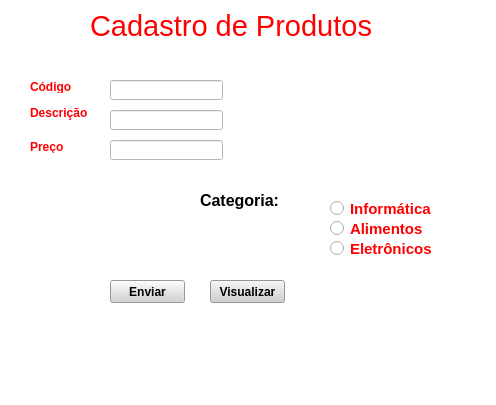
<?xml version="1.0" encoding="UTF-8"?>
<ui version="4.0">
 <class>MainWindow</class>
 <widget class="QMainWindow" name="MainWindow">
  <property name="geometry">
   <rect>
    <x>0</x>
    <y>0</y>
    <width>496</width>
    <height>405</height>
   </rect>
  </property>
  <property name="windowTitle">
   <string>MainWindow</string>
  </property>
  <property name="styleSheet">
   <string notr="true">background-color: rgb(255, 255, 255);</string>
  </property>
  <widget class="QWidget" name="centralwidget">
   <widget class="QLabel" name="label">
    <property name="geometry">
     <rect>
      <x>90</x>
      <y>10</y>
      <width>291</width>
      <height>31</height>
     </rect>
    </property>
    <property name="font">
     <font>
      <pointsize>22</pointsize>
     </font>
    </property>
    <property name="styleSheet">
     <string notr="true">color: rgb(255, 0, 0);</string>
    </property>
    <property name="text">
     <string>Cadastro de Produtos</string>
    </property>
   </widget>
   <widget class="QLabel" name="label_2">
    <property name="geometry">
     <rect>
      <x>30</x>
      <y>80</y>
      <width>47</width>
      <height>13</height>
     </rect>
    </property>
    <property name="font">
     <font>
      <weight>75</weight>
      <bold>true</bold>
     </font>
    </property>
    <property name="styleSheet">
     <string notr="true">color: rgb(255, 0, 0);</string>
    </property>
    <property name="text">
     <string>Código</string>
    </property>
   </widget>
   <widget class="QLabel" name="label_3">
    <property name="geometry">
     <rect>
      <x>30</x>
      <y>103</y>
      <width>61</width>
      <height>20</height>
     </rect>
    </property>
    <property name="font">
     <font>
      <weight>75</weight>
      <bold>true</bold>
     </font>
    </property>
    <property name="styleSheet">
     <string notr="true">color: rgb(255, 0, 0);</string>
    </property>
    <property name="text">
     <string>Descrição</string>
    </property>
   </widget>
   <widget class="QLabel" name="label_4">
    <property name="geometry">
     <rect>
      <x>30</x>
      <y>140</y>
      <width>47</width>
      <height>13</height>
     </rect>
    </property>
    <property name="font">
     <font>
      <weight>75</weight>
      <bold>true</bold>
     </font>
    </property>
    <property name="styleSheet">
     <string notr="true">color: rgb(255, 0, 0);</string>
    </property>
    <property name="text">
     <string>Preço</string>
    </property>
   </widget>
   <widget class="QLineEdit" name="lineEdit">
    <property name="geometry">
     <rect>
      <x>110</x>
      <y>80</y>
      <width>113</width>
      <height>20</height>
     </rect>
    </property>
   </widget>
   <widget class="QLineEdit" name="lineEdit_2">
    <property name="geometry">
     <rect>
      <x>110</x>
      <y>110</y>
      <width>113</width>
      <height>20</height>
     </rect>
    </property>
   </widget>
   <widget class="QLineEdit" name="lineEdit_3">
    <property name="geometry">
     <rect>
      <x>110</x>
      <y>140</y>
      <width>113</width>
      <height>20</height>
     </rect>
    </property>
   </widget>
   <widget class="QRadioButton" name="radioButton">
    <property name="geometry">
     <rect>
      <x>330</x>
      <y>200</y>
      <width>111</width>
      <height>17</height>
     </rect>
    </property>
    <property name="font">
     <font>
      <pointsize>11</pointsize>
      <weight>75</weight>
      <bold>true</bold>
     </font>
    </property>
    <property name="styleSheet">
     <string notr="true">color: rgb(255, 0, 0);</string>
    </property>
    <property name="text">
     <string>Informática</string>
    </property>
   </widget>
   <widget class="QRadioButton" name="radioButton_2">
    <property name="geometry">
     <rect>
      <x>330</x>
      <y>220</y>
      <width>111</width>
      <height>17</height>
     </rect>
    </property>
    <property name="font">
     <font>
      <pointsize>11</pointsize>
      <weight>75</weight>
      <bold>true</bold>
     </font>
    </property>
    <property name="styleSheet">
     <string notr="true">color: rgb(255, 0, 0);</string>
    </property>
    <property name="text">
     <string>Alimentos</string>
    </property>
   </widget>
   <widget class="QRadioButton" name="radioButton_3">
    <property name="geometry">
     <rect>
      <x>330</x>
      <y>240</y>
      <width>111</width>
      <height>17</height>
     </rect>
    </property>
    <property name="font">
     <font>
      <pointsize>11</pointsize>
      <weight>75</weight>
      <bold>true</bold>
     </font>
    </property>
    <property name="styleSheet">
     <string notr="true">color: rgb(255, 0, 0);</string>
    </property>
    <property name="text">
     <string>Eletrônicos</string>
    </property>
   </widget>
   <widget class="QLabel" name="label_5">
    <property name="geometry">
     <rect>
      <x>200</x>
      <y>190</y>
      <width>91</width>
      <height>20</height>
     </rect>
    </property>
    <property name="font">
     <font>
      <pointsize>12</pointsize>
      <weight>75</weight>
      <bold>true</bold>
     </font>
    </property>
    <property name="styleSheet">
     <string notr="true">color: rgb(255, 0, 0);
color: rgb(0, 0, 0);</string>
    </property>
    <property name="text">
     <string>Categoria:</string>
    </property>
   </widget>
   <widget class="QPushButton" name="pushButton">
    <property name="geometry">
     <rect>
      <x>110</x>
      <y>280</y>
      <width>75</width>
      <height>23</height>
     </rect>
    </property>
    <property name="font">
     <font>
      <weight>75</weight>
      <bold>true</bold>
     </font>
    </property>
    <property name="styleSheet">
     <string notr="true">background-color: rgb(211, 211, 211);</string>
    </property>
    <property name="text">
     <string>Enviar</string>
    </property>
   </widget>
   <widget class="QPushButton" name="pushButton_2">
    <property name="geometry">
     <rect>
      <x>210</x>
      <y>280</y>
      <width>75</width>
      <height>23</height>
     </rect>
    </property>
    <property name="font">
     <font>
      <weight>75</weight>
      <bold>true</bold>
     </font>
    </property>
    <property name="styleSheet">
     <string notr="true">
background-color: rgb(207, 207, 207);</string>
    </property>
    <property name="text">
     <string>Visualizar</string>
    </property>
   </widget>
  </widget>
  <widget class="QMenuBar" name="menubar">
   <property name="geometry">
    <rect>
     <x>0</x>
     <y>0</y>
     <width>496</width>
     <height>21</height>
    </rect>
   </property>
  </widget>
  <widget class="QStatusBar" name="statusbar"/>
 </widget>
 <resources/>
 <connections/>
</ui>
